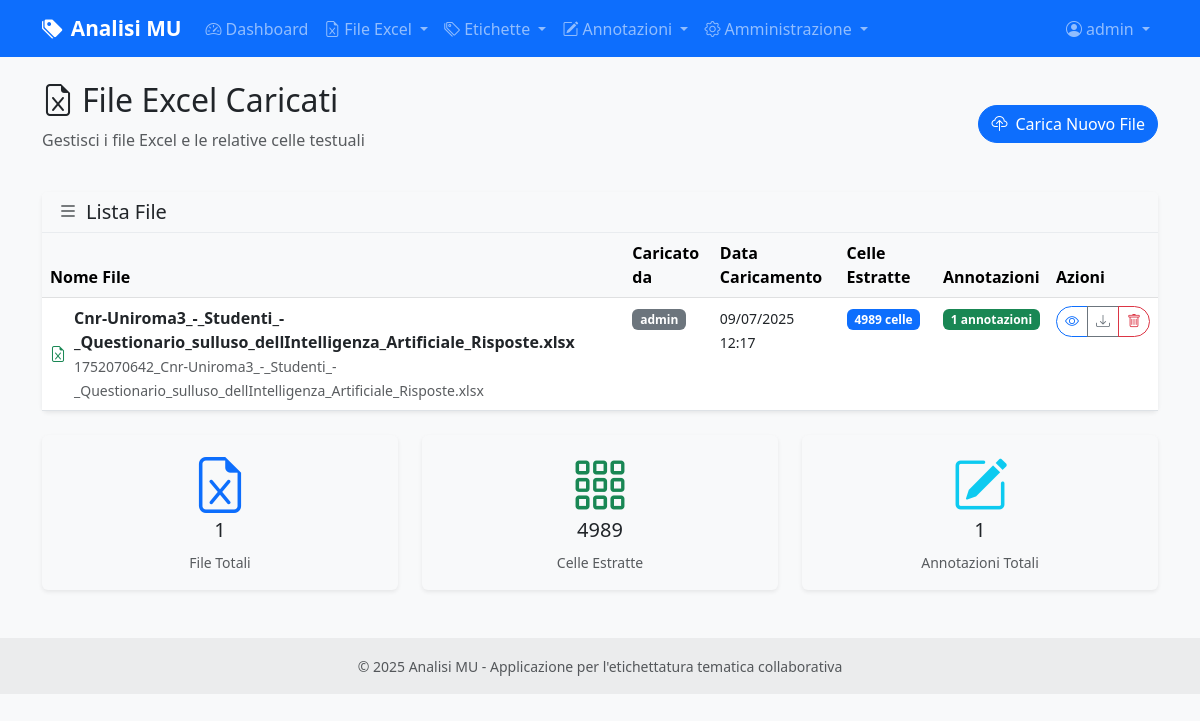
Page /excel/files (signed in) on the committed database.
### models.py (models this page shows, shortened)
class User(UserMixin, db.Model):
    id = db.Column(db.Integer, primary_key=True)
    username = db.Column(db.String(80), unique=True, nullable=False)
    email = db.Column(db.String(120), unique=True, nullable=False)
    password_hash = db.Column(db.String(255), nullable=False)
    role = db.Column(db.String(20), default='annotatore')  # 'amministratore' o 'annotatore'
    is_active = db.Column(db.Boolean, default=True)
    last_login = db.Column(db.DateTime)
    created_at = db.Column(db.DateTime, default=datetime.utcnow)
    updated_at = db.Column(db.DateTime, default=datetime.utcnow, onupdate=datetime.utcnow)
    annotations = db.relationship('CellAnnotation', backref='user', lazy=True, cascade='all, delete-orphan')
    def can_manage_users(self):
        return self.role == 'amministratore'

class ExcelFile(db.Model):
    id = db.Column(db.Integer, primary_key=True)
    filename = db.Column(db.String(255), nullable=False)
    original_filename = db.Column(db.String(255), nullable=False)
    file_path = db.Column(db.String(500), nullable=False)
    uploaded_by = db.Column(db.Integer, db.ForeignKey('user.id'), nullable=False)
    uploaded_at = db.Column(db.DateTime, default=datetime.utcnow)
    uploader = db.relationship('User', backref='uploaded_files')
    text_cells = db.relationship('TextCell', backref='excel_file', lazy=True, cascade='all, delete-orphan')

### routes/excel.py (the view)
@excel_bp.route('/files')
@login_required
def list_files():
    page = request.args.get('page', 1, type=int)
    files = ExcelFile.query.order_by(ExcelFile.uploaded_at.desc()).paginate(
        page=page, per_page=10, error_out=False
    )
    return render_template('excel/list_files.html', files=files)

### templates/excel/list_files.html (shortened to what this page needs)
{% extends "base.html" %}
{% block content %}
<div class="row mb-4">
    <div class="col-12">
        <div class="d-flex justify-content-between align-items-center">
            <div>
                <h2>
                    <i class="bi bi-file-earmark-excel me-2"></i>File Excel Caricati
                </h2>
                <p class="text-muted">Gestisci i file Excel e le relative celle testuali</p>
            </div>
            <div>
                <a href="{{ url_for('excel.upload') }}" class="btn btn-primary">
                    <i class="bi bi-cloud-upload me-2"></i>Carica Nuovo File
                </a>
            </div>
        </div>
    </div>
</div>
{% if files.items %}
<div class="row">
    <div class="col-12">
        <div class="card">
            <div class="card-header">
                <h5 class="mb-0">
                    <i class="bi bi-list me-2"></i>Lista File
                </h5>
            </div>
            <div class="card-body p-0">
                <div class="table-responsive">
                    <table class="table table-hover mb-0">
                        <thead class="table-light">
                            <tr>
                                <th>Nome File</th>
                                <th>Caricato da</th>
                                <th>Data Caricamento</th>
                                <th>Celle Estratte</th>
                                <th>Annotazioni</th>
                                <th>Azioni</th>
                            </tr>
                        </thead>
                        <tbody>
                            {% for file in files.items %}
                            <tr>
                                <td>
                                    <div class="d-flex align-items-center">
                                        <i class="bi bi-file-earmark-excel text-success me-2"></i>
                                        <div>
                                            <strong>{{ file.original_filename }}</strong>
                                            <br>
                                            <small class="text-muted">{{ file.filename }}</small>
                                        </div>
                                    </div>
                                </td>
                                <td>
                                    <span class="badge bg-secondary">{{ file.uploader.username }}</span>
                                </td>
                                <td>
                                    <small>{{ file.uploaded_at.strftime('%d/%m/%Y<br>%H:%M')|safe }}</small>
                                </td>
                                <td>
                                    <span class="badge bg-primary">{{ file.text_cells|length }} celle</span>
                                </td>
                                <td>
                                    {% set total_annotations = file.text_cells|map(attribute='annotations')|map('length')|sum %}
                                    <span class="badge bg-success">{{ total_annotations }} annotazioni</span>
                                </td>
                                <td>
                                    <div class="btn-group btn-group-sm" role="group">
                                        <a href="{{ url_for('excel.view_file', file_id=file.id) }}"
                                           class="btn btn-outline-primary"
                                           title="Visualizza file">
                                            <i class="bi bi-eye"></i>
                                        </a>
                                        <a href="{{ url_for('excel.download_file', file_id=file.id) }}"
                                           class="btn btn-outline-secondary"
                                           title="Scarica file">
                                            <i class="bi bi-download"></i>
                                        </a>
                                        {% if current_user == file.uploader or current_user.is_admin %}
                                        <button type="button"
                                                class="btn btn-outline-danger"
                                                title="Elimina file"
                                                onclick="confirmDelete('{{ file.original_filename }}', '{{ url_for('excel.delete_file', file_id=file.id) }}')">
                                            <i class="bi bi-trash"></i>
                                        </button>
                                        {% endif %}
                                    </div>
                                </td>
                            </tr>
                            {% endfor %}
                        </tbody>
                    </table>
                </div>
            </div>
        </div>
    </div>
</div>
{% endif %}
<div class="row mt-4">
    <div class="col-md-4">
        <div class="card bg-light">
            <div class="card-body text-center">
                <i class="bi bi-file-earmark-excel display-4 text-primary mb-2"></i>
                <h5>{{ files.total }}</h5>
                <small class="text-muted">File Totali</small>
            </div>
        </div>
    </div>
    <div class="col-md-4">
        <div class="card bg-light">
            <div class="card-body text-center">
                <i class="bi bi-grid-3x3-gap display-4 text-success mb-2"></i>
                <h5>
                    {% set total_cells = files.items|map(attribute='text_cells')|map('length')|sum %}
                    {{ total_cells }}
                </h5>
                <small class="text-muted">Celle Estratte</small>
            </div>
        </div>
    </div>
    <div class="col-md-4">
        <div class="card bg-light">
            <div class="card-body text-center">
                <i class="bi bi-pencil-square display-4 text-info mb-2"></i>
                <h5>
                    {% set total_annotations = files.items|map(attribute='text_cells')|map('map', attribute='annotations')|map('map', 'length')|map('sum')|sum %}
                    {{ total_annotations }}
                </h5>
                <small class="text-muted">Annotazioni Totali</small>
            </div>
        </div>
    </div>
</div>
{% endblock %}

### templates/base.html (shortened to what this page needs)
<!DOCTYPE html>
<html lang="it">
<head>
    <link href="https://cdn.jsdelivr.net/npm/bootstrap@5.3.0/dist/css/bootstrap.min.css" rel="stylesheet">
    <link href="https://cdn.jsdelivr.net/npm/bootstrap-icons@1.10.0/font/bootstrap-icons.css" rel="stylesheet">
    <link href="{{ url_for('static', filename='css/style.css') }}" rel="stylesheet">
</head>
<body>
    <nav class="navbar navbar-expand-lg navbar-dark bg-primary">
        <div class="container">
            <a class="navbar-brand" href="{{ url_for('main.index') }}">
                <i class="bi bi-tags-fill me-2"></i>Analisi MU
            </a>
            <div class="collapse navbar-collapse" id="navbarNav">
                <ul class="navbar-nav me-auto">
                    {% if current_user.is_authenticated %}
                    <li class="nav-item">
                        <a class="nav-link" href="{{ url_for('main.dashboard') }}">
                            <i class="bi bi-speedometer2 me-1"></i>Dashboard
                        </a>
                    </li>
                    <li class="nav-item dropdown">
                        <a class="nav-link dropdown-toggle" href="#" id="excelDropdown" role="button" data-bs-toggle="dropdown">
                            <i class="bi bi-file-earmark-excel me-1"></i>File Excel
                        </a>
                    </li>
                    <li class="nav-item dropdown">
                        <a class="nav-link dropdown-toggle" href="#" id="labelsDropdown" role="button" data-bs-toggle="dropdown">
                            <i class="bi bi-tags me-1"></i>Etichette
                        </a>
                    </li>
                    <li class="nav-item dropdown">
                        <a class="nav-link dropdown-toggle" href="#" id="annotationDropdown" role="button" data-bs-toggle="dropdown">
                            <i class="bi bi-pencil-square me-1"></i>Annotazioni
                        </a>
                    </li>
                    {% if current_user.can_manage_users() %}
                    <li class="nav-item dropdown">
                        <a class="nav-link dropdown-toggle" href="#" id="adminDropdown" role="button" data-bs-toggle="dropdown">
                            <i class="bi bi-gear me-1"></i>Amministrazione
                        </a>
                    </li>
                    {% endif %}
                    {% endif %}
                </ul>
                <ul class="navbar-nav">
                    {% if current_user.is_authenticated %}
                    <li class="nav-item dropdown">
                        <a class="nav-link dropdown-toggle" href="#" id="userDropdown" role="button" data-bs-toggle="dropdown">
                            <i class="bi bi-person-circle me-1"></i>{{ current_user.username }}
                        </a>
                    </li>
                    {% endif %}
                </ul>
            </div>
        </div>
    </nav>
    <main class="container my-4">
        {% block content %}{% endblock %}
    </main>
    <footer class="bg-light text-center text-lg-start mt-5">
        <div class="text-center p-3" style="background-color: rgba(0, 0, 0, 0.05);">
            <small class="text-muted">
                © 2025 Analisi MU - Applicazione per l'etichettatura tematica collaborativa
            </small>
        </div>
    </footer>
</body>
</html>

### static/css/style.css (style rules this page uses)
:root { --primary-color: #007bff; --success-color: #28a745; --warning-color: #ffc107; --danger-color: #dc3545; --info-color: #17a2b8; --light-color: #f8f9fa; --dark-color: #343a40; }
body { font-family: 'Segoe UI', Tahoma, Geneva, Verdana, sans-serif; background-color: #f8f9fa; }
.navbar-brand { font-weight: 600; font-size: 1.3rem; }
.card { border: none; box-shadow: 0 0.125rem 0.25rem rgba(0, 0, 0, 0.075); transition: box-shadow 0.15s ease-in-out; }
.card-header { background-color: #f8f9fa; border-bottom: 1px solid #e9ecef; font-weight: 600; }
.btn { border-radius: 50px; font-weight: 500; transition: all 0.2s ease; }
footer { margin-top: auto; }

### rows in the picture
User: username "admin"
ExcelFile: original_filename "Cnr-Uniroma3_-_Studenti_-_Questionario_sulluso_dellIntelligenza_Artificiale_Risposte.xlsx", filename "1752070642_Cnr-Uniroma3_-_Studenti_-_Questionario_sulluso_dellIntelligenza_Artificiale_Risposte.xlsx", uploader.username "admin", uploaded_at "09/07/2025 12:17", text_cells|length "4989", total_annotations "1"

### other values in the picture
{{ files.total }} "1"
{{ total_cells }} "4989"
{{ total_annotations }} "1"
